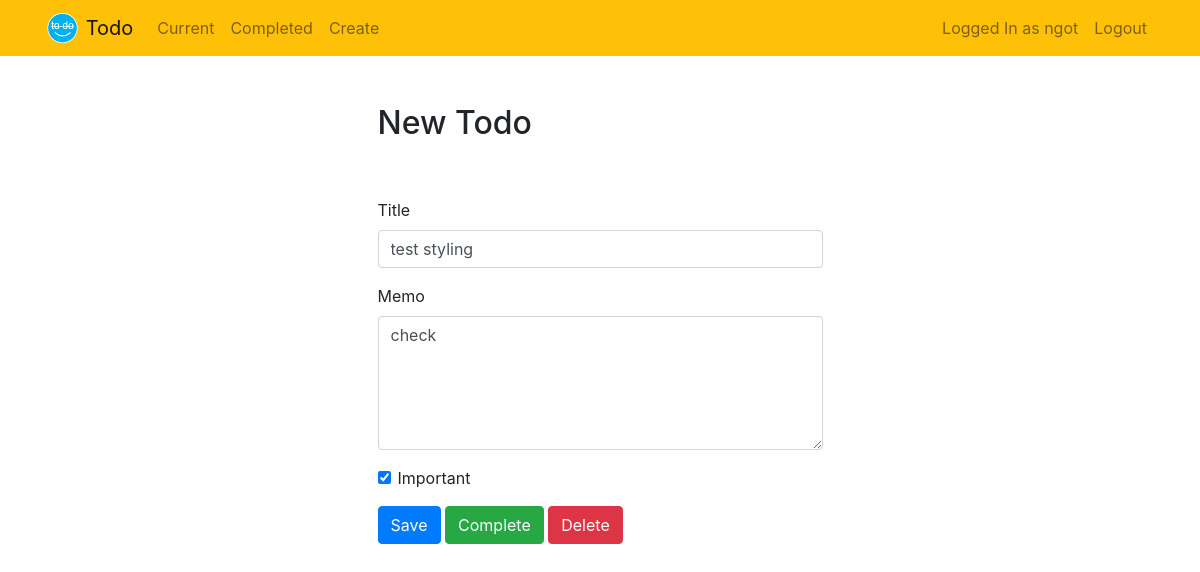
The page /todo/8 (signed in) on the database its author committed.
### todo/models.py (models this page shows, shortened)
class Todo(models.Model):
    title = models.CharField(max_length=100)
    memo = models.TextField(blank=True)
    created = models.DateTimeField(auto_now_add=True)       #this is un-editable but need to see it in the Admin database, seee admin.py
    datecompleted = models.DateTimeField(null=True, blank=True)      #date/time units designated null as compare to blank
    important = models.BooleanField(default=False)
    user = models.ForeignKey(User, on_delete=models.CASCADE)    #need this to distinguish between different users' todos app

### todo/views.py (the view, shortened to what this page needs)
# urls.py: path('todo/<int:todo_pk>', views.viewtodo, name='viewtodo'),
@login_required
def viewtodo(request, todo_pk):
    todo = get_object_or_404(Todo, pk=todo_pk, user=request.user)     #pass in Todo clas, and pk-primary key
    if request.method == 'GET':
        form = TodoForm(instance=todo)
        return render(request, 'todo/viewtodo.html', {'todo':todo, 'form':form})

### todo/forms.py
class TodoForm(ModelForm):
    class Meta:
        model = Todo
        fields = ['title', 'memo', 'important']       #fields is a list of title, memo etc

### todo/templates/todo/viewtodo.html (shortened to what this page needs)
{% extends 'todo/base.html' %}
{% block content %}
    <div class="row justify-content-center mt-5">
        <div class="col-md-5">
            <h2>New Todo</h2>
        </div>
    </div>
    <div class="row justify-content-center mt-5">
        <div class="col-md-5">
            <form method="POST">
                <div class="form-group">
                    <label for="title">Title</label>
                    <input type="text" name="title" class="form-control" id="title" value="{{ todo.title }}" required>
                </div>
                <div class="form-group">
                    <label for="memo">Memo</label>
                    <textarea name="memo" rows="5" class="form-control" id="memo" >{{ todo.memo }}</textarea>
                </div>
                <div class="form-group form-check">
                    <input type="checkbox" name="important" class="form-check-input" id="important" {% if todo.important %}checked{% endif %}>
                    <label class="form-check-label" for="important">Important</label>
                </div>
                <button type="submit" class="btn btn-primary">Save</button>
                <button type="button" class="btn btn-success" onclick="$('#complete').click()">Complete</button>
                <button type="button" class="btn btn-danger" onclick="$('#delete').click()">Delete</button>
            </form>
        </div>
    </div>
{% endblock %}

### todo/templates/todo/base.html (shortened to what this page needs)
{% load static %}
<!doctype html>
<html lang="en">
<head>
    <link rel="stylesheet" href="https://stackpath.bootstrapcdn.com/bootstrap/4.4.1/css/bootstrap.min.css">
</head>
<body>
    <nav class="navbar navbar-expand-md navbar-light bg-warning">
        <div class="container">
            <a class="navbar-brand" href="{% url 'home' %}">
                 <img src="{% static 'todo/teri-todologo.png' %}" width="35" height="30" class="d-inline-block align-top">
                <span>Todo</span>
            </a>
            <div class="collapse navbar-collapse" id="navbarNav">
            {% if user.is_authenticated %}
                <ul class="navbar-nav mr-auto">
                        <li class="nav-item {{ current }}">
                            <a class="nav-link" href="{% url 'currenttodos' %}">Current</a>
                        </li>
                        <li class="nav-item {{ completed }}">
                            <a class="nav-link" href="{% url 'completedtodos' %}">Completed</a>
                        </li>
                        <li class="nav-item {{ create }}">
                            <a class="nav-link" href="{% url 'createtodo' %}">Create</a>
                        </li>
                </ul>
            {% endif %}
            <ul class="navbar-nav ml-auto">
                    {% if user.is_authenticated %}
                        <li class="nav-item">
                            <a class="nav-link" href="#">Logged In as {{ user.username }}</a>
                        </li>
                        <li class="nav-item">
                            <a href="#" onclick="$('#signOutBtn').click()" class="nav-link">Logout</a>
                        </li>
                    {% endif %}
                </ul>
            </div>
        </div>
        </nav>
<div class="container">
{% block content %}{% endblock %}
</div>
</body>
</html>

### rows shown on the page
Todo: title "test styling", memo "check", important "☑"

### other values the page prints
{{ user.username }} "ngot"
